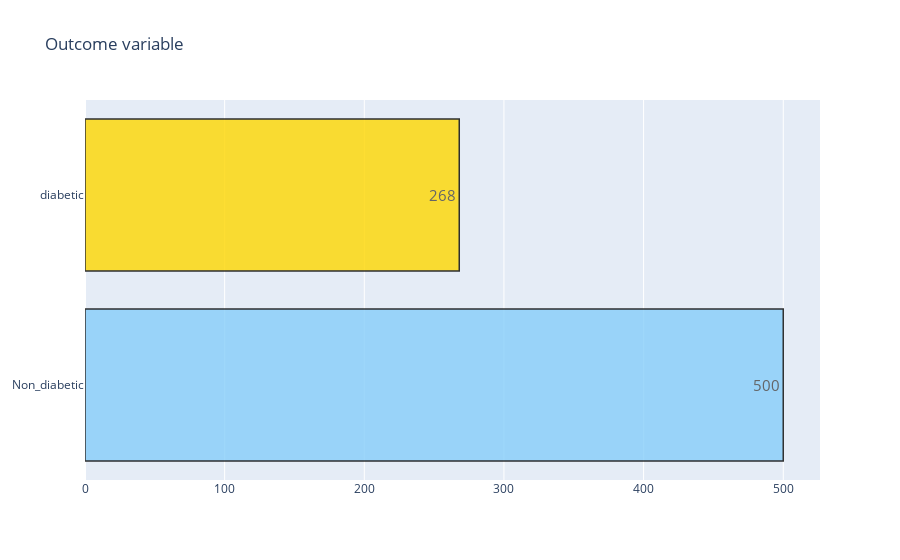

Notebook cell for this chart:
### Code cell
target_count()

### Figure 1 — Plotly figure (JSON) as saved in the notebook; plotly's stock layout.template omitted (floating-point values rounded to 4 significant figures)
{"data": [{"marker": {"color": ["lightskyblue", "gold"], "line": {"color": "#000000", "width": 1.5}}, "opacity": 0.8, "orientation": "h", "text": ["500", "268"], "textfont": {"size": 15}, "textposition": "auto", "x": [500, 268], "y": ["Non_diabetic", "diabetic"], "type": "bar"}], "layout": {"title": {"text": "Outcome variable"}}}
